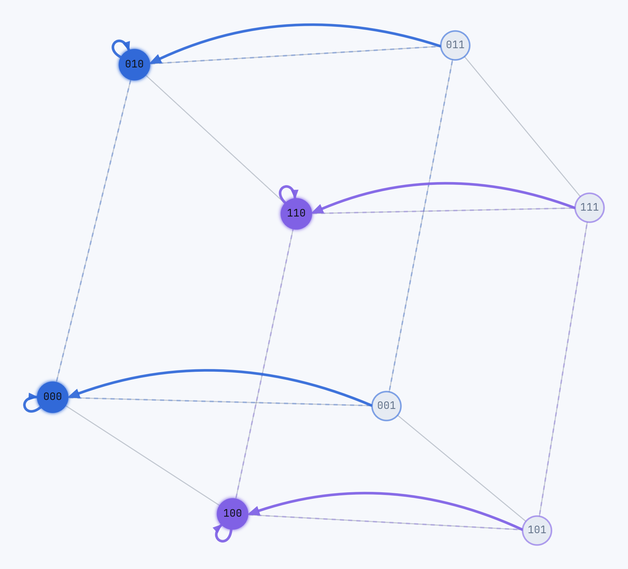
#> input picture Redaction/figures/3d_C5_PSBN_undercontrol_taggedtree_0200.png, 628 x 569 px, shrunk from 1824 x 1653 before the run
$ python -i ranger_figures.py   (imports and definitions only)
#> lines starting #> are read from the running program, lines starting #| are printed output that depends on the picture
#!/usr/bin/env python3
"""Range les exports des pages HTML sous les noms que rapport_stage.tex attend.

Les pages téléchargent leurs exports dans ~/Téléchargements sous un nom tiré du CSV :
  sbn_viz     <csv>_sbn<k>_{reseau,hypercube}.png
  sbn_scatter <csv>_<x>_vs_<y>.png
  metagraphe  <csv>_metagraphe.png
Ce script copie chacun dans Redaction/figures/ sous le nom des emplacements du rapport
(commentaires « Fichier(s) attendu(s) »), puis liste ce qui manque. Il ne supprime rien.

Usage : python3 Redaction/passe_unifiee/ranger_figures.py [dossier des téléchargements]
"""
import shutil
import sys
from pathlib import Path

SOURCE = Path(sys.argv[1]) if len(sys.argv) > 1 else Path.home() / "Téléchargements"
FIGURES = Path(__file__).resolve().parents[1] / "figures"

# nom exporté -> nom attendu dans le rapport
CORRESPONDANCES = {}
# [7 lines not run here, left out]
CORRESPONDANCES["3d_C5_PSBN_undercontrol_taggedtree_sbn1_hypercube.png"] = "3d_C5_PSBN_undercontrol_taggedtree_0200.png"
CORRESPONDANCES["3d_C5_PSBN_undercontrol_taggedtree_sbn2_hypercube.png"] = "3d_C5_PSBN_undercontrol_taggedtree_0040.png"
# OL1 (vecteur trivial seul en d = 2 et 3) ; en d = 3, OL2a a le même nom d'export : exporter OL1
# d'abord, OL2a ensuite (le navigateur nomme alors la seconde « … (1).png »).
CORRESPONDANCES["2d_PSBN_undercontrol_taggedtree_Robustness_mean_vs_Evolvability.png"] = "2d_OL1_PSBN_undercontrol_taggedtree.png"
CORRESPONDANCES["3d_PSBN_undercontrol_taggedtree_Robustness_mean_vs_Evolvability.png"] = "3d_OL1_PSBN_undercontrol_taggedtree.png"
CORRESPONDANCES["3d_PSBN_undercontrol_taggedtree_Robustness_mean_vs_Evolvability (1).png"] = "3d_OL2a_PSBN_undercontrol_taggedtree.png"
# Firefox écrit « …(1).png » sans espace
CORRESPONDANCES["3d_PSBN_undercontrol_taggedtree_Robustness_mean_vs_Evolvability(1).png"] = "3d_OL2a_PSBN_undercontrol_taggedtree.png"
CORRESPONDANCES["4d_MCSBN_variety_100000_Robustness_mean_vs_Evolvability.png"] = "4d_OL1_MCSBN_variety.png"
CORRESPONDANCES["5d_MCSBN_variety_100000_Robustness_mean_vs_Evolvability.png"] = "5d_OL1_MCSBN_variety.png"
CORRESPONDANCES["3d_PSBN_undercontrol_taggedtree_Robustness_mean_vs_Robustness_std.png"] = "3d_OL2b_PSBN_undercontrol_taggedtree.png"
CORRESPONDANCES["3d_PTBN_undercontrol_taggedtree_output_metagraph_metagraphe.png"] = "3d_M2_PTBN_undercontrol_taggedtree_metagraphe.png"

# captures de page entière : à copier à la main (nom libre de l'outil de capture)
PAGES = ["3d_V1_sbn_viz_page.png", "3d_V2_sbn_scatter_page.png", "3d_V3_metagraphe_page.png"]

def rogner(path, marge=0.04):
    """Retire le fond uniforme autour du dessin (couleur du coin), puis remet une marge égale."""
#> called with marge = 0.04
    from PIL import Image, ImageChops
    im = Image.open(path).convert("RGB")
#> im is the input picture: PIL image 628x569 RGB; mean R, G, B 242, 244.3, 250.8
    fond = Image.new("RGB", im.size, im.getpixel((0, 0)))
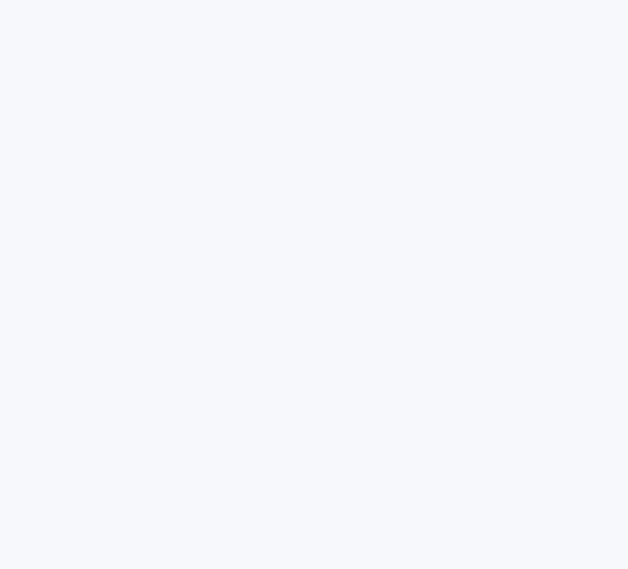
#> fond: PIL image 628x569 RGB; mean R, G, B 246, 248, 252
    boite = ImageChops.difference(im, fond).convert("L").point(lambda v: 255 if v > 12 else 0).getbbox()
#> boite = (23, 23, 605, 546)
    if not boite:
        return
    m = int(marge * max(boite[2] - boite[0], boite[3] - boite[1]))
#> m = 23
    rogne = im.crop(boite)
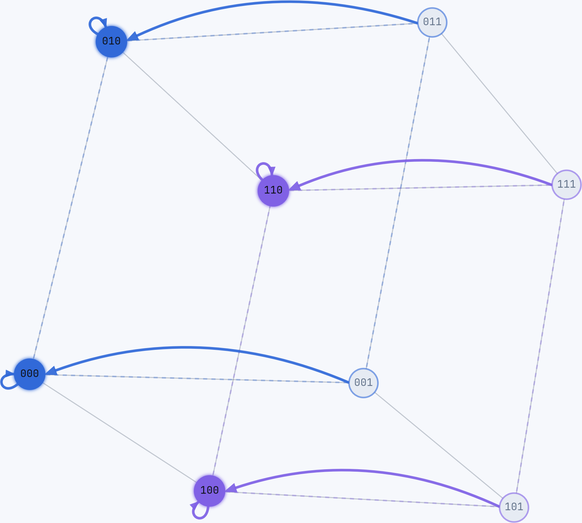
#> rogne: PIL image 582x523 RGB; mean R, G, B 241.3, 243.6, 250.6
    sortie = Image.new("RGB", (rogne.width + 2 * m, rogne.height + 2 * m), im.getpixel((0, 0)))
    sortie.paste(rogne, (m, m))
    sortie.save(path)


copies = 0
# [12 lines not run here, left out]
manquants = [a for a in CORRESPONDANCES.values() if not (FIGURES / a).exists()]
# [4 lines not run here, left out]

>>> result = rogner('../figures/3d_C5_PSBN_undercontrol_taggedtree_0200.png')

$ run again, on Redaction/figures/2d_PTBN_undercontrol_taggedtree_sbn14_hypercube.png
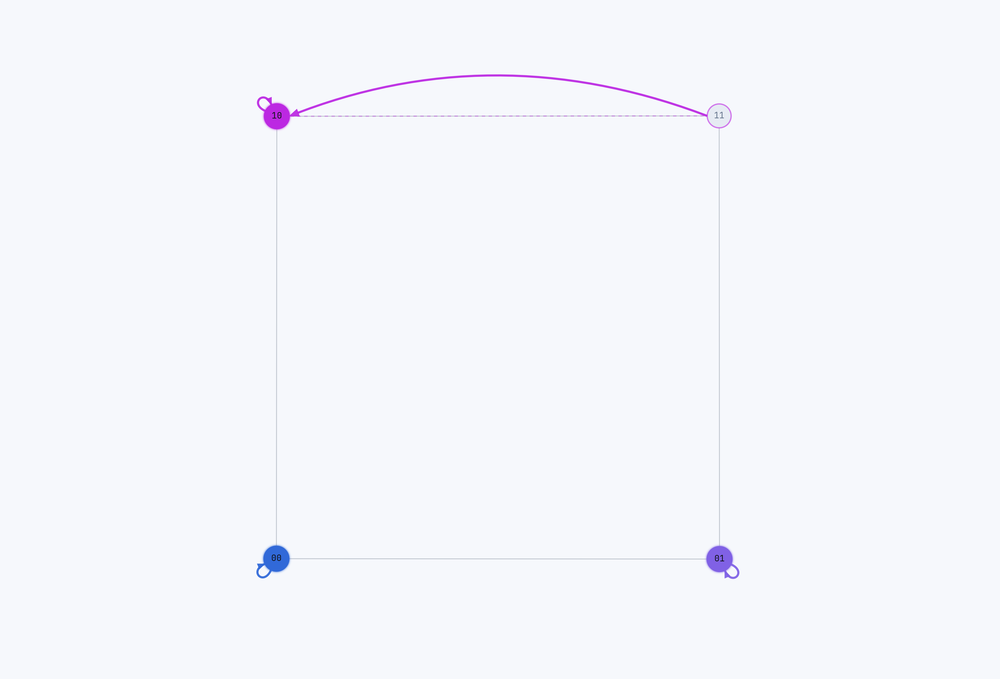
#> input picture Redaction/figures/2d_PTBN_undercontrol_taggedtree_sbn14_hypercube.png, 1000 x 679 px, shrunk from 4684 x 3180 before the run
#> boite = (256, 74, 740, 579)
#> m = 20
#> in rogner, `rogne = im.crop(boite)`:
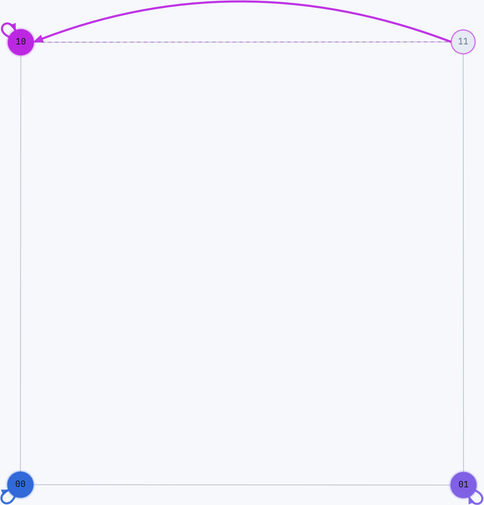
#> rogne: PIL image 484x505 RGB; mean R, G, B 244.4, 245.5, 251.3
#> in rogner, `sortie.paste(rogne, (m, m))`:
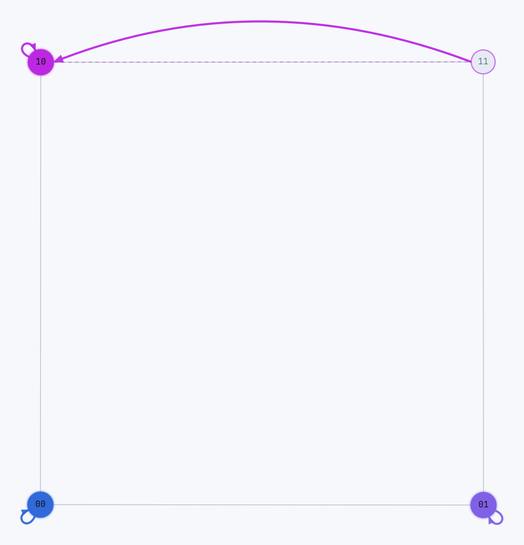
#> sortie: PIL image 524x545 RGB; mean R, G, B 244.6, 245.8, 251.4

$ run again, on Redaction/figures/2d_PTBN_undercontrol_taggedtree_sbn30_hypercube.png
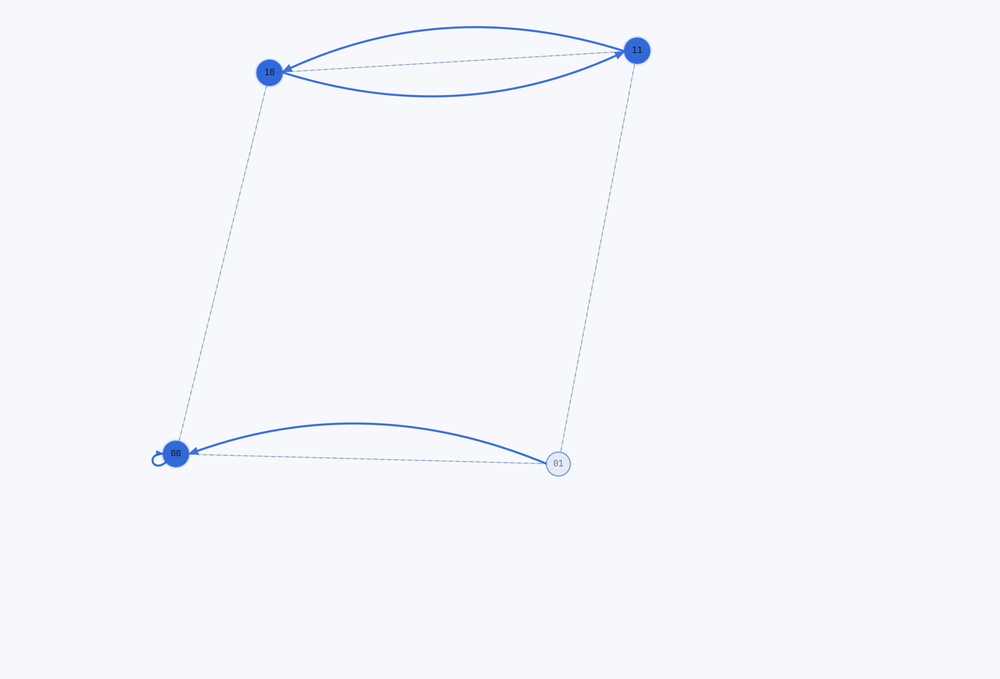
#> input picture Redaction/figures/2d_PTBN_undercontrol_taggedtree_sbn30_hypercube.png, 1000 x 679 px, shrunk from 4684 x 3180 before the run
#> boite = (151, 26, 652, 477)
#> m = 20
#> in rogner, `rogne = im.crop(boite)`:
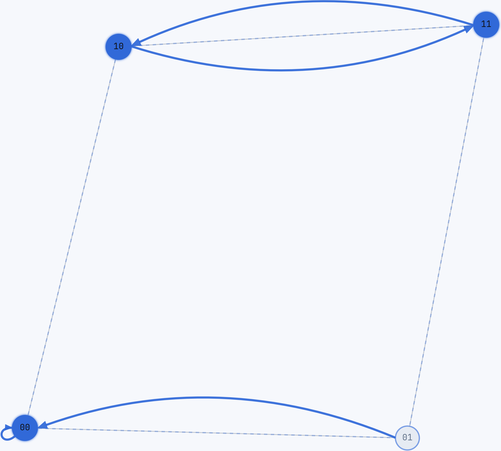
#> rogne: PIL image 501x451 RGB; mean R, G, B 241.9, 245, 251
#> in rogner, `sortie.paste(rogne, (m, m))`:
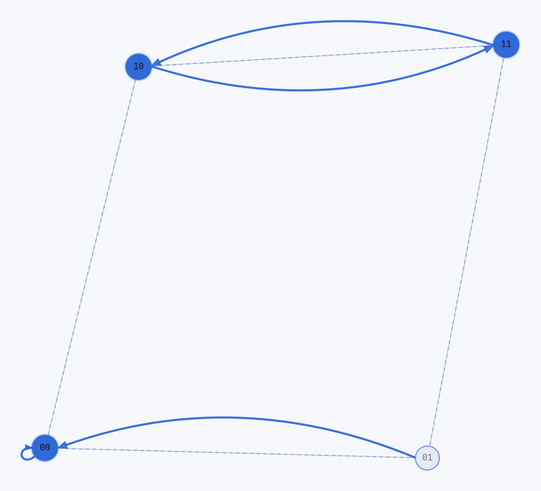
#> sortie: PIL image 541x491 RGB; mean R, G, B 242.5, 245.4, 251.2

$ run again, on Redaction/figures/2d_PTBN_undercontrol_taggedtree_sbn30_reseau.png
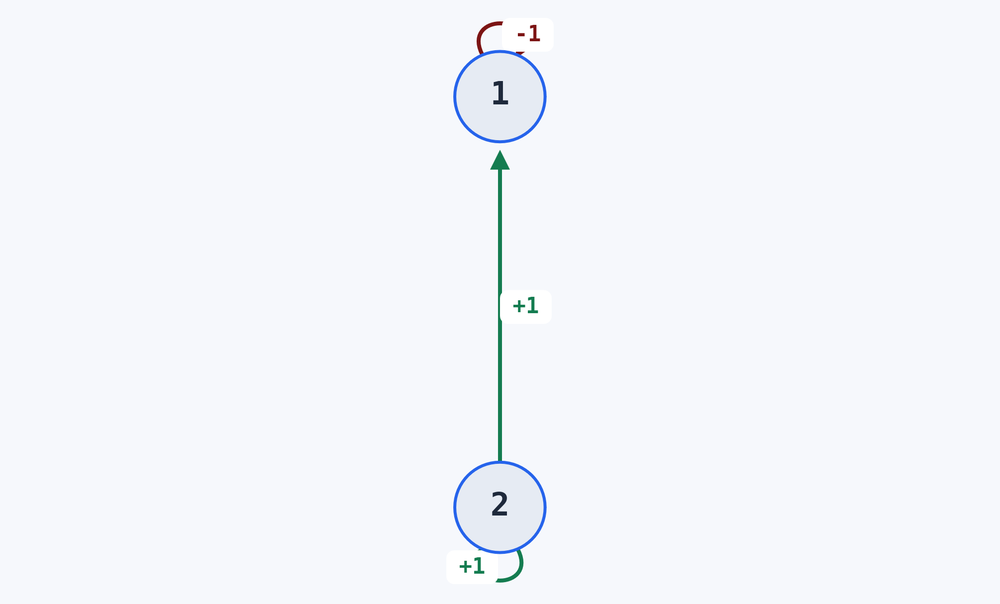
#> input picture Redaction/figures/2d_PTBN_undercontrol_taggedtree_sbn30_reseau.png, 1000 x 604 px, shrunk from 2012 x 1215 before the run
#> boite = (453, 21, 547, 583)
#> m = 22
#> in rogner, `rogne = im.crop(boite)`:
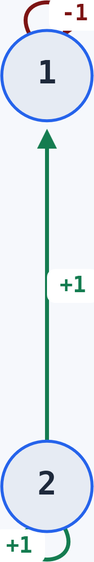
#> rogne: PIL image 94x562 RGB; mean R, G, B 226.7, 234, 241.3
#> in rogner, `sortie.paste(rogne, (m, m))`:
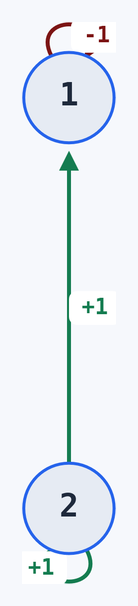
#> sortie: PIL image 138x606 RGB; mean R, G, B 233.8, 239.2, 245.2
